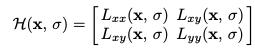
//> input picture Feature_Detection/Pictures/Hessian.jpg, 255 x 51 px
$ ./Feature_Test Pictures/Hessian.jpg 'Pictures/Matching behavior.jpg'   (built with g++ and OpenCV 4)
//> lines starting //> are read from the running program, lines starting //| are printed output that depends on the picture
#include <iostream>
#include <vector>
#include <opencv2/core.hpp>
#include <opencv2/features2d.hpp>
#include <opencv2/xfeatures2d/nonfree.hpp>
#include <opencv2/highgui.hpp>

using namespace std;
using namespace cv;
using namespace cv::xfeatures2d;


//#define FAST
//#define SIFT
//#define SURF_SWITCH
#define _ORB


 int main(int argc,char** argv)
 {
   Mat src1,src2,img;
   src1=imread(argv[1],1);
//> src1 is the input picture: 51 rows x 255 cols, CV_8UC3; min 0, max 255, mean 236
   src2=imread(argv[2],1);
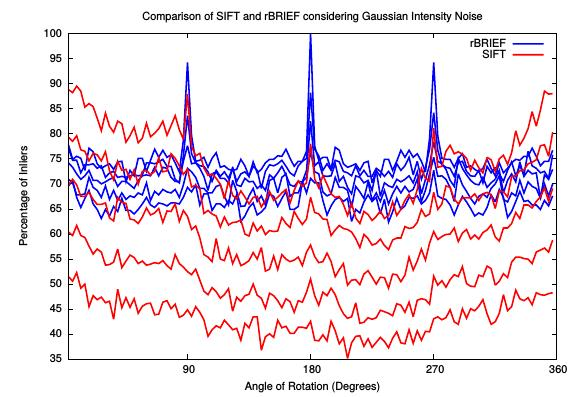
//> input picture Feature_Detection/Pictures/Matching behavior.jpg, 581 x 397 px
//> src2 is the input picture: 397 rows x 581 cols, CV_8UC3; mean B, G, R 236, 228.4, 236.6
   double t0;

#ifdef FAST
   //FAST algorithm only detect the keypoints.
   Ptr<FastFeatureDetector> fast=FastFeatureDetector::create();//threshold = 10;nonmaxSurpression=true;TYPE_9_16
   vector<KeyPoint> kp1,kp2;
   t0=getTickCount();
   double t_total;
   fast->detect(src1,kp1);
   fast->detect(src2,kp2);
   t_total=((double)getTickCount()-t0)/getTickFrequency();
   cout<<"Total time: "<<t_total<<" s"<<endl;//t_FAST is 0.0092s
   cout<<"The number of KeyPoints in src1: "<<kp1.size()<<"\n in src2: "<<kp2.size()<<endl;//3476 in src1;3219 in src2;
   drawKeypoints(src1,kp1,img);
   imshow("FAST",img);
   waitKey(0);
#endif

#ifdef SIFT
   //this part needs both of OpenCV3.2 and OpenCV_contrib
   //SIFT is defined in opencv2/xfeatures2d/nonfree
   //SIFT algorithm consists of keypoints and descriptors
   Ptr<cv::xfeatures2d::SiftFeatureDetector> detector=cv::xfeatures2d::SiftFeatureDetector::create();
   vector<KeyPoint> kp1;
   vector<KeyPoint> kp2;
   t0=getTickCount();
   double t_detect,t_compute,t_match,t_total;
   detector->detect(src1,kp1);
   detector->detect(src2,kp2);
   t_detect=getTickCount();
   //descriptors
   Mat descriptors1;
   Mat descriptors2;
   detector->compute(src1,kp1,descriptors1);
   detector->compute(src2,kp2,descriptors2);
   t_compute=getTickCount();

   //match
   Ptr<DescriptorMatcher> matcher=DescriptorMatcher::create( "FlannBased" );
   vector<DMatch> matches;
   matcher->match(descriptors1,descriptors2,matches);
   t_match=getTickCount();
   t_total=(t_match-t0)/getTickFrequency();
   cout<<"Detect time: "<<(t_detect-t0)/getTickFrequency()<<" s"<<endl;//0.509s
   cout<<"Describe time: "<<(t_compute-t_detect)/getTickFrequency()<<" s"<<endl;//0.681s
   cout<<"Match time: "<<(t_match-t_compute)/getTickFrequency()<<" s"<<endl;//0.071s
   cout<<"Total time: "<<t_total<<" s"<<endl;//1.26224s
   drawMatches(src1,kp1,src2,kp2,matches,img);
   //drawKeypoints(src1,kp1,img);
   imshow("SIFT matches",img);
   imwrite("SIFT_matches.png",img);
   waitKey(0);
#endif

#ifdef SURF_SWITCH
   Ptr<SURF> detecor=SURF::create(1000);
   vector<KeyPoint> kp1,kp2;
   Mat descriptors1,descriptors2;
   double t_detect,t_compute,t_match,t_total;
   t0=getTickCount();
   detecor->detect(src1,kp1);
   detecor->detect(src2,kp2);
   t_detect=getTickCount();
   detecor->compute(src1,kp1,descriptors1);
   detecor->compute(src2,kp2,descriptors2);
   t_compute=getTickCount();
   Ptr<DescriptorMatcher> matcher=DescriptorMatcher::create("FlannBased");
   vector<DMatch> matches;
   matcher->match(descriptors1,descriptors2,matches);
   t_match=getTickCount();
   t_total=(t_match-t0)/getTickFrequency();
   cout<<"Detect time: "<<(t_detect-t0)/getTickFrequency()<<" s"<<endl;//0.2459s
   cout<<"Describe time: "<<(t_compute-t_detect)/getTickFrequency()<<" s"<<endl;//0.61s
   cout<<"Match time: "<<(t_match-t_compute)/getTickFrequency()<<" s"<<endl;//0.1222s
   cout<<"Total time: "<<t_total<<" s"<<endl;//0.9829S
   drawMatches(src1,kp1,src2,kp2,matches,img);
   imshow("SURF matches",img);
   waitKey(0);
   //SURF keypoints
   Mat SURF_kp;
   drawKeypoints(src1,kp1,SURF_kp);
   imshow("SURF Keypoints",SURF_kp);
   waitKey(0);
#endif

#ifdef _ORB
   Ptr<FeatureDetector> detecor=ORB::create(500,1.2f,8,31,0,4);
   vector<KeyPoint> kp1,kp2;
   Mat descriptors1,descriptors2;
   t0=getTickCount();
   double t_detect,t_compute,t_match,t_total;
   detecor->detect(src1,kp1);
//> kp1 = 0 keypoints
   detecor->detect(src2,kp2);
//> kp2 = 500 keypoints; strongest (x, y, size): (433, 35, 31), (486, 39, 31), (187, 35, 31), (388, 172, 31)
   t_detect=getTickCount();
   detecor->compute(src1,kp1,descriptors1);
//> descriptors1 = empty
   detecor->compute(src2,kp2,descriptors2);
   t_compute=getTickCount();
   Ptr<DescriptorMatcher> matcher=DescriptorMatcher::create("BruteForce-Hamming");
   vector<DMatch> matches;
   matcher->match(descriptors1,descriptors2,matches);
//> matches = 0 matches
   t_match=getTickCount();
   t_total=(t_match-t0)/getTickFrequency();
   cout<<"Detect time: "<<(t_detect-t0)/getTickFrequency()<<" s"<<endl;//0.033s
   cout<<"Describe time: "<<(t_compute-t_detect)/getTickFrequency()<<" s"<<endl;//0.0257s
   cout<<"Match time: "<<(t_match-t_compute)/getTickFrequency()<<" s"<<endl;//0.0063s
   cout<<"Total time: "<<t_total<<" s"<<endl;//0.0674s
   drawMatches(src1,kp1,src2,kp2,matches,img);
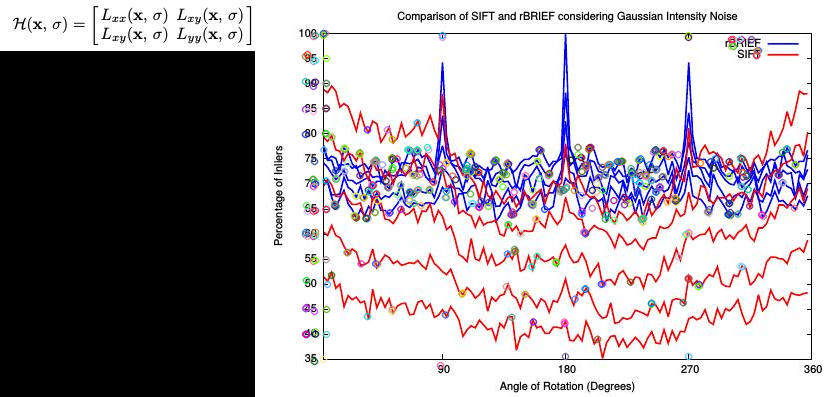
//> img: 397 rows x 836 cols, CV_8UC3; mean B, G, R 171.2, 166.6, 171.9
   imwrite("ORB_WTA_K_4_matches.png",img);
   imshow("ORB matches",img);
   waitKey(0);
   //ORB keypoints
   Mat ORB_kp;
   //Match filter
   int minDist=20000,maxDist=0;
   for(int i=0;i<matches.size();i++)
   {
     if(matches[i].distance<minDist)
     {
       minDist=matches[i].distance;
    }
    if(matches[i].distance>maxDist)
    {maxDist=matches[i].distance;}
  }
//> this loop made 0 passes
//> after the loop, minDist = 20000; maxDist = 0

  vector<DMatch> matches_filtered;
  for(int i=0;i<matches.size();i++)
  {
    if(matches[i].distance<min(3*minDist,30))
    {
      matches_filtered.push_back(matches[i]);
    }
  }
//> after the loop, matches_filtered = 0 matches
  Mat img_filtered;
  drawMatches(src1,kp1,src2,kp2,matches_filtered,img_filtered);
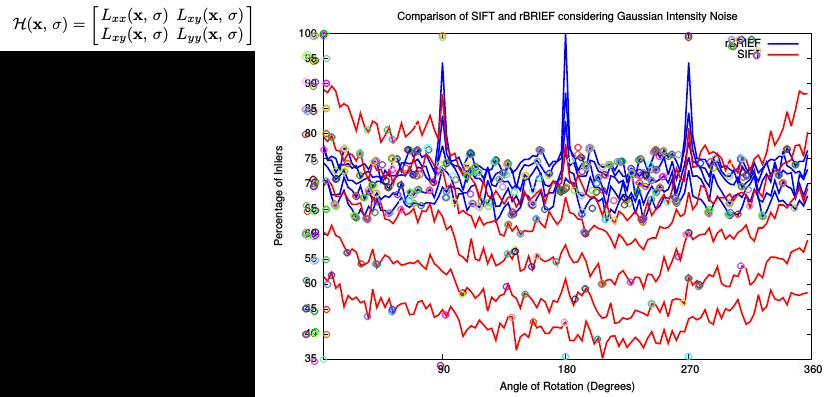
//> img_filtered: 397 rows x 836 cols, CV_8UC3; mean B, G, R 171.1, 166.5, 172
  imshow("ORB_matches_filtered",img_filtered);

  waitKey(0);
#endif

   return 0;
}
